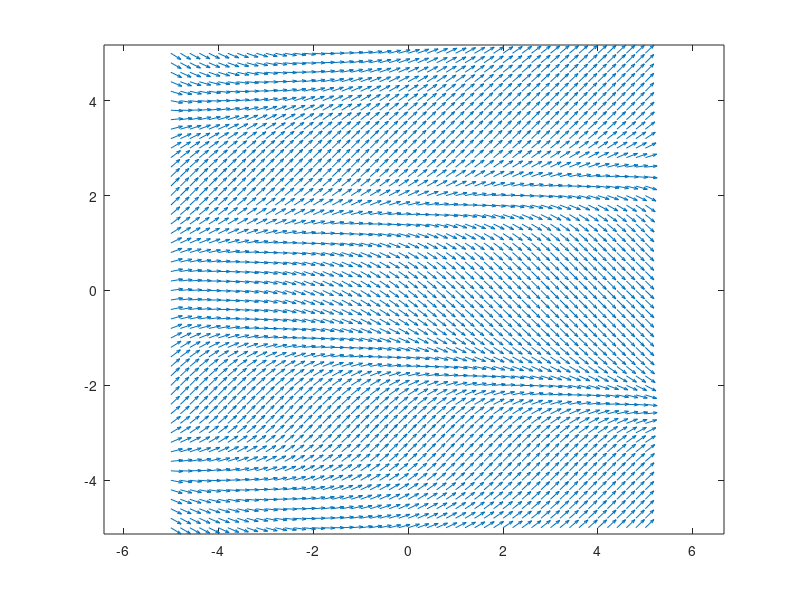
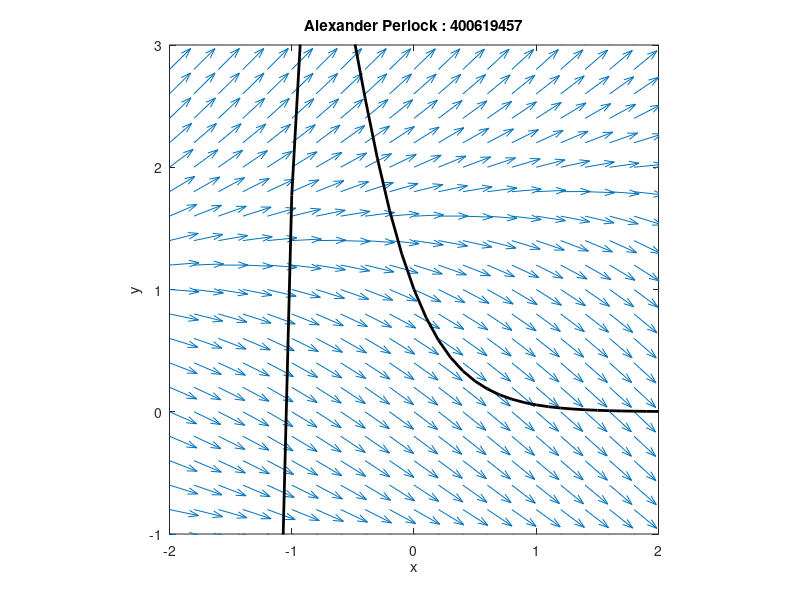

Here is the MATLAB script that generated these plots, in order:
% Question 1
% init
X = -3:0.1:3;
Y = -4:0.1:4;

dydx = zeros(length(X), length(Y));

% main
for a4 = 1:length(X)
    for b4 = 1:length(Y)        
        dydx(a4, b4) = sin(4 * X(a4) * Y(b4)) / (X(a4) ^ 2 + Y(b4) ^ 2 + 2 * X(a4) - 2 * Y(b4) + 3);
    end
end


[maximum, linear_index] = max(dydx(:));
[row, col] = ind2sub(size(dydx), linear_index);
rowval = X(row)
colval = Y(col)
% -1.1, 1.1

% Question 2
% init
[x4, y4] = meshgrid(-5:0.2:5, -5:0.2:5);
a2 = ones(size(x4));
b2 = sin(x4./ 5 + 4 * exp ((-y4.^2)./10));
a2scaled = a2./sqrt(a2.^2 + b2.^2);
b2scaled = b2./sqrt(a2.^2 + b2.^2);

% main
figure(1)
quiver(x4, y4, a2scaled, b2scaled)
axis equal;

% Question 4
% init
[x4, y4] = meshgrid(-2:0.2:2, -1:0.2:3);
a4 = ones(size(x4));
b4 = sin(x4./ 5 + 4 * exp ((-y4.^2)./10));
a4scaled = a4./sqrt(a4.^2 + b4.^2);
b4scaled = b4./sqrt(a4.^2 + b4.^2);

x5 = -2:0.1:2;
y5 = exp(x5.*(-3.6)) .* (exp(x5./10).* 10 - 9);

% main
figure(2)
quiver(x4, y4, a4scaled, b4scaled)
hold on;
axis equal;
plot(x5, y5, 'k', 'LineWidth', 2);
title('Alexander Perlock : 400619457');
xlabel('x'); ylabel('y');
xlim([-2, 2]); ylim([-1, 3]);
